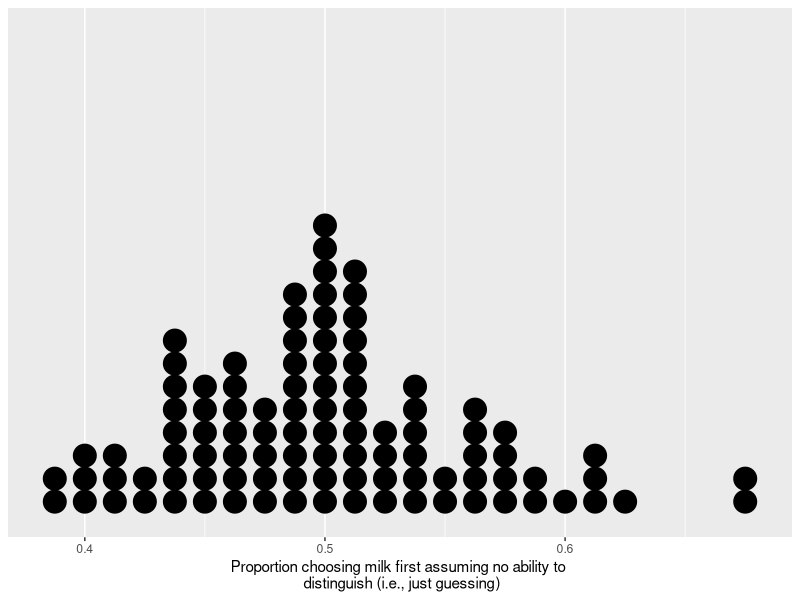

Write R code to recreate this figure.
## ---- chunk 1
library(tidyverse)
library(knitr)
opts_chunk$set(warning = FALSE, message = FALSE)
## ---- chunk 2
sample(c("Head","Tail"),size=10,replace=TRUE)
# will do the same thing as:
sample(c("Head","Tail"),size=10, prob=c(0.5, 0.5), replace=TRUE)
# Even though the exact counts of "Head" and "Tail" differ each time you
# run this code, if you simulate enough coin flips (by increasing
# the value of 'size', you'll get approximately the same proportion
# of "Head" and "Tail" outcomes)

# To modify the code to make Tails much more likely than Heads, 
# we could change the probs:
sample(c("Head","Tail"),size=10,prob=c(0.1, 0.9), replace=TRUE)
## ---- chunk 3



## ---- chunk 4


## ---- chunk 5



## ---- chunk 6


## ---- chunk 7


## ---- chunk 8
library(tidyverse)
set.seed(42) # need to set this so results won't change with every run/knit
repetitions <- 100
simulated_stats <- rep(NA, repetitions) 
n_observations <- 80
test_stat <- 33/n_observations # your test statistic
for (i in 1:repetitions)
{
  new_sim <- sample(c("Milk first", "Tea first"), size=n_observations, replace=TRUE)
  sim_p <- sum(new_sim == "Milk first") / n_observations
  simulated_stats[i] <- sim_p
}
sim <- tibble(p_correct = simulated_stats) # tibble() creates a data frame
## ---- chunk 9
ggplot(sim, aes(p_correct)) + 
  geom_dotplot() + 
  labs(x="Proportion choosing milk first assuming no ability to \n distinguish (i.e., just guessing)") +
 scale_y_continuous(NULL, breaks = NULL)          # get rid of strange y-axis label
## ---- chunk 10


